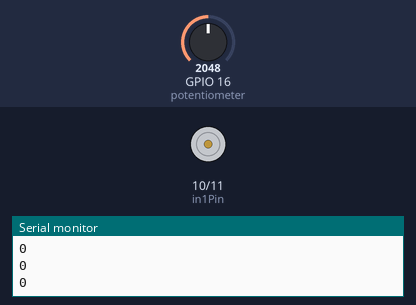
Bench run of a sketch on a simulated ESP32-S3. Shown: motor-driver pin pairs drawn as motors (green arrow = first pin HIGH = forward, orange = second pin HIGH = backward, longer = more drive, scaled by the enable pin), the last lines printed to the serial monitor. The inputs (shaded band) are chosen by the test bench; at power-on: GPIO 16 (potentiometer) = 2048.

Above: at 1.2 s.
1.3 s: GPIO 16 (potentiometer) set to 2049
2.9 s: GPIO 16 (potentiometer) set to 2866
At 3.9 s:
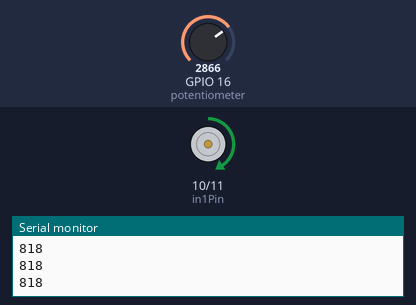
4.5 s: GPIO 16 (potentiometer) set to 3603
At 5.2 s:
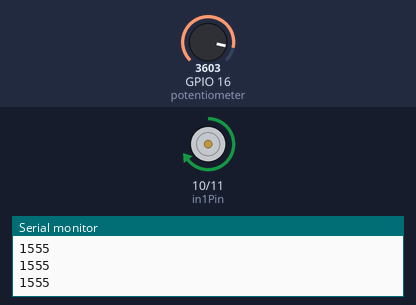
6.1 s: GPIO 16 (potentiometer) set to 2008
At 6.5 s:
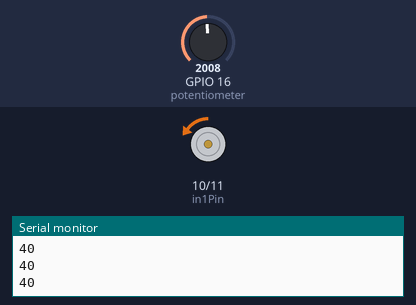
7.7 s: GPIO 16 (potentiometer) set to 1228
At 9.0 s:
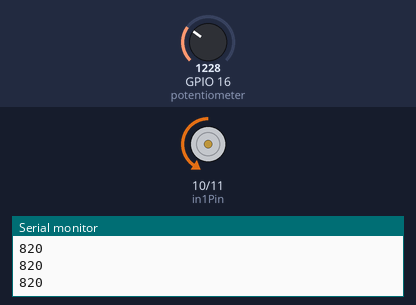
9.3 s: GPIO 16 (potentiometer) set to 491
At 10.4 s:
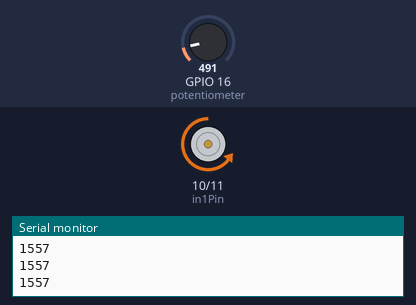
Timing chart, 0 to 11.9 s (numbered marks = the images above; inputs shaded):
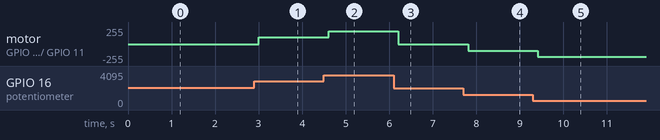

The sketch:

main.ino
```cpp
#include <Arduino.h>

// pwm 9
// pin1 10
// pin2 11

int in1Pin = 10;    // Define L293D channel 1 pin
int in2Pin = 11;    // Define L293D channel 2 pin
int enable1Pin = 9; // Define L293D enable 1 pin
int channel = 0;
boolean rotationDir; // Define a variable to save the motor's rotation direction
int rotationSpeed;   // Define a variable to save the motor rotation speed

void driveMotor(boolean dir, int spd) {
    if (dir) { // Control motor rotation direction
        digitalWrite(in1Pin, HIGH);
        digitalWrite(in2Pin, LOW);
    } else {
        digitalWrite(in1Pin, LOW);
        digitalWrite(in2Pin, HIGH);
    }
    ledcWrite(channel, spd); // Control motor rotation speed
}

void setup() {
    // Initialize the pin into an output mode:
    pinMode(in1Pin, OUTPUT);
    pinMode(in2Pin, OUTPUT);
    pinMode(enable1Pin, OUTPUT);
    ledcSetup(channel, 1000, 11); // Set PWM to 11 bits, range is 0-2047
    ledcAttachPin(enable1Pin, channel);
}

void loop() {
    int potenVal = analogRead(16); // Convert the voltage of rotary potentiometer into digital
    rotationSpeed = potenVal - 2048;
    if (potenVal > 2048)
        rotationDir = true;
    else
        rotationDir = false;

    // Calculate the motor speed
    rotationSpeed = abs(potenVal - 2048);
    // Control the steering and speed of the motor
    Serial.println(rotationSpeed);
    delay(100);
    driveMotor(rotationDir, constrain(rotationSpeed, 0, 2048));
}
```

Measured:
- after the input at 2.9 s, motor on GPIO 10 (in1Pin) / GPIO 11 (in2Pin): stopped → forward 102/255 after 0.10 s
- after the input at 4.5 s, motor on GPIO 10 (in1Pin) / GPIO 11 (in2Pin): forward 102/255 → forward 194/255 after 0.11 s
- after the input at 6.1 s, motor on GPIO 10 (in1Pin) / GPIO 11 (in2Pin): forward 194/255 → backward 5/255 after 0.11 s
- after the input at 7.7 s, motor on GPIO 10 (in1Pin) / GPIO 11 (in2Pin): backward 5/255 → backward 102/255 after 0.11 s
- after the input at 9.3 s, motor on GPIO 10 (in1Pin) / GPIO 11 (in2Pin): backward 102/255 → backward 194/255 after 0.12 s
